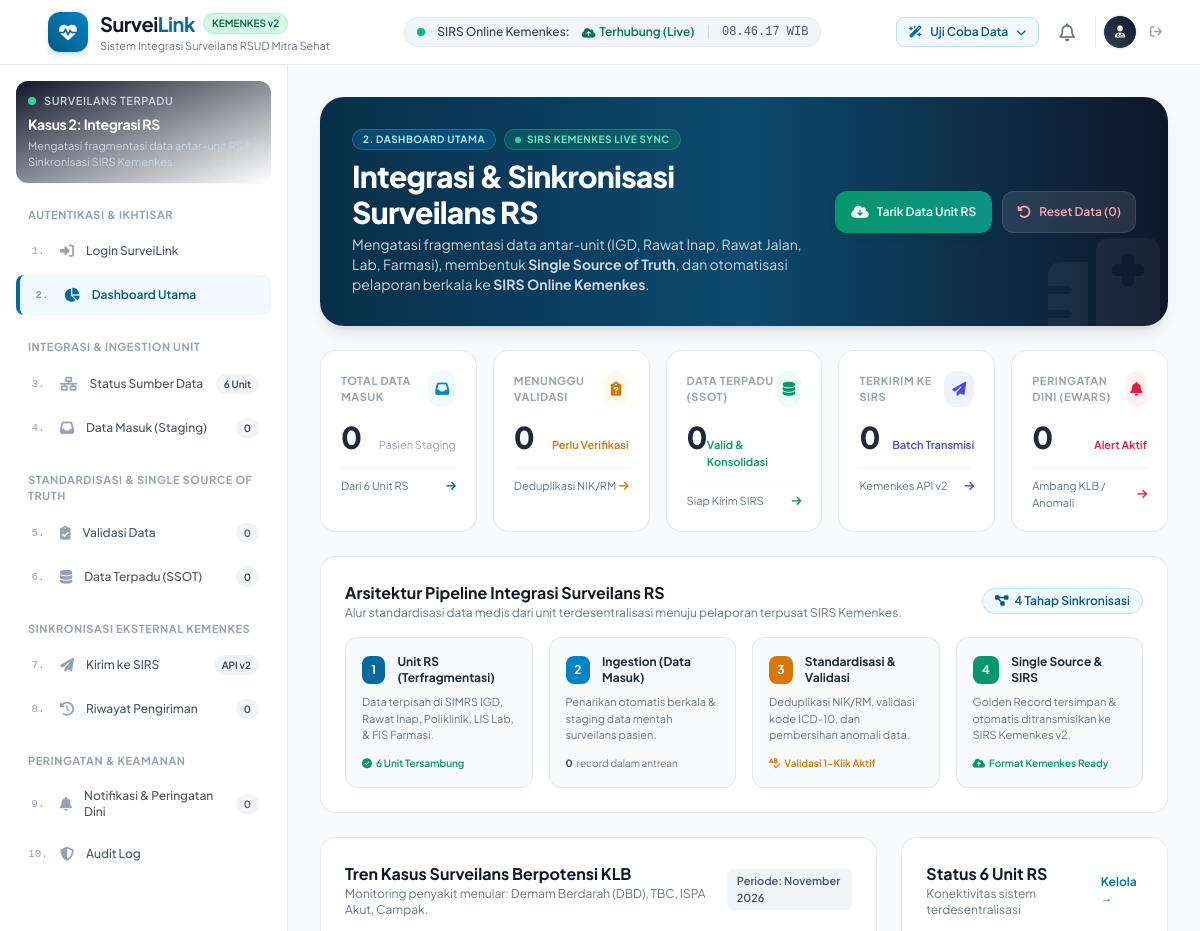
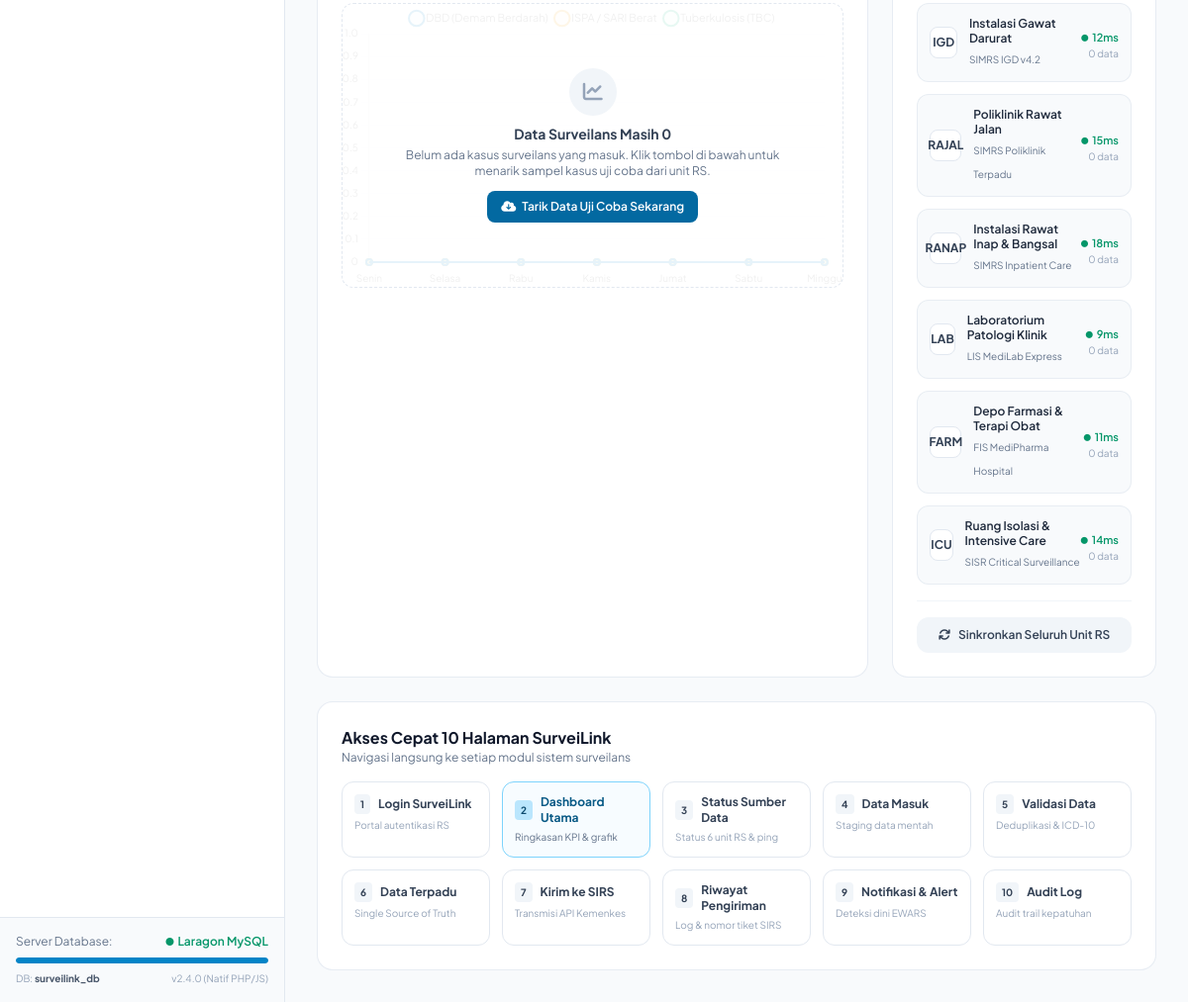
Page /dashboard.php on the committed database (2 pictures, top to bottom).
### tables this page shows
CREATE TABLE `sumber_data_unit` (
    `id` INT AUTO_INCREMENT PRIMARY KEY,
    `kode_unit` VARCHAR(20) NOT NULL UNIQUE,
    `nama_unit` VARCHAR(100) NOT NULL,
    `tipe_sistem` VARCHAR(50) NOT NULL,
    `lokasi_server` VARCHAR(100) NOT NULL,
    `endpoint_url` VARCHAR(255) NOT NULL,
    `status_koneksi` ENUM('Connected', 'Disconnected', 'Warning', 'Syncing') NOT NULL DEFAULT 'Connected',
    `latency_ms` INT NOT NULL DEFAULT 14,
    `terakhir_sinkron` DATETIME NULL,
    `total_data_masuk` INT NOT NULL DEFAULT 0,
    `total_anomali` INT NOT NULL DEFAULT 0,
    `created_at` TIMESTAMP DEFAULT CURRENT_TIMESTAMP
);

### dashboard.php (the view, shortened to what the rows shown need)
<?php
require_once __DIR__ . '/includes/header.php';
$units = $pdo->query("SELECT * FROM sumber_data_unit ORDER BY id ASC")->fetchAll();
?>
<div class="flex-1 flex overflow-hidden">
    <main class="flex-1 overflow-y-auto custom-scrollbar p-4 sm:p-6 lg:p-8 space-y-6">
        <div class="rounded-3xl bg-gradient-to-r from-brand-900 via-brand-800 to-slate-900 text-white p-6 sm:p-8 relative overflow-hidden shadow-lg">
            <div class="relative z-10 flex flex-col md:flex-row md:items-center justify-between gap-6">
                <div>
                    <h1 class="text-2xl sm:text-3xl font-extrabold tracking-tight">
                        Integrasi & Sinkronisasi Surveilans RS
                    </h1>
                </div>
            </div>
        </div>
        <div class="p-6 rounded-2xl bg-white border border-slate-200/80 shadow-xs">
            <div class="flex items-center justify-between mb-4">
                <div>
                    <h2 class="text-base font-bold text-slate-900">Arsitektur Pipeline Integrasi Surveilans RS</h2>
                </div>
            </div>
        </div>
        <div class="grid grid-cols-1 lg:grid-cols-12 gap-6">
            <div class="lg:col-span-8 p-6 rounded-2xl bg-white border border-slate-200/80 shadow-xs">
                <div class="flex flex-col sm:flex-row sm:items-center justify-between gap-4 mb-4">
                    <div>
                        <h2 class="text-base font-bold text-slate-900">Tren Kasus Surveilans Berpotensi KLB</h2>
                    </div>
                </div>
            </div>
            <div class="lg:col-span-4 p-6 rounded-2xl bg-white border border-slate-200/80 shadow-xs flex flex-col justify-between">
                <div>
                    <div class="flex items-center justify-between mb-4">
                        <div>
                            <h2 class="text-base font-bold text-slate-900">Status 6 Unit RS</h2>
                        </div>
                    </div>
                    <div class="space-y-3">
                        <?php foreach ($units as $u): ?>
                            <div class="p-3 rounded-xl bg-slate-50 border border-slate-200/70 flex items-center justify-between hover:bg-slate-100/70 transition">
                                <div class="flex items-center gap-3">
                                    <div class="w-8 h-8 rounded-lg bg-white border border-slate-200 flex items-center justify-center text-xs font-bold text-slate-700">
                                        <?= htmlspecialchars($u['kode_unit']) ?>
                                    </div>
                                    <div>
                                        <p class="text-xs font-semibold text-slate-800 leading-tight"><?= htmlspecialchars($u['nama_unit']) ?></p>
                                        <span class="text-[10px] text-slate-500"><?= htmlspecialchars($u['tipe_sistem']) ?></span>
                                    </div>
                                </div>
                                <div class="text-right">
                                    <span class="inline-flex items-center gap-1 text-[11px] font-semibold text-emerald-600">
                                        <i class="fa-solid fa-circle text-[7px]"></i> <?= $u['latency_ms'] ?>ms
                                    </span>
                                    <p class="text-[10px] text-slate-400"><?= $u['total_data_masuk'] ?> data</p>
                                </div>
                            </div>
                        <?php endforeach; ?>
                    </div>
                </div>
            </div>
        </div>
        <div class="p-6 rounded-2xl bg-white border border-slate-200/80 shadow-xs">
            <div class="flex items-center justify-between mb-4">
                <div>
                    <h2 class="text-base font-bold text-slate-900">Akses Cepat 10 Halaman SurveiLink</h2>
                </div>
            </div>
        </div>
    </main>
</div>
<?php require_once __DIR__ . '/includes/footer.php'; ?>

### rows in the picture
sumber_data_unit: kode_unit "IGD", nama_unit "Instalasi Gawat Darurat", tipe_sistem "SIMRS IGD v4.2", latency_ms "12", total_data_masuk "0"
sumber_data_unit: kode_unit "RAJAL", nama_unit "Poliklinik Rawat Jalan", tipe_sistem "SIMRS Poliklinik Terpadu", latency_ms "15", total_data_masuk "0"
sumber_data_unit: kode_unit "RANAP", nama_unit "Instalasi Rawat Inap & Bangsal", tipe_sistem "SIMRS Inpatient Care", latency_ms "18", total_data_masuk "0"
sumber_data_unit: kode_unit "LAB", nama_unit "Laboratorium Patologi Klinik", tipe_sistem "LIS MediLab Express", latency_ms "9", total_data_masuk "0"
sumber_data_unit: kode_unit "FARM", nama_unit "Depo Farmasi & Terapi Obat", tipe_sistem "FIS MediPharma Hospital", latency_ms "11", total_data_masuk "0"
sumber_data_unit: kode_unit "ICU", nama_unit "Ruang Isolasi & Intensive Care", tipe_sistem "SISR Critical Surveillance", latency_ms "14", total_data_masuk "0"

### other values in the picture
$group['category'] "AUTENTIKASI & IKHTISAR"
$item['number'] "1"
$item['title'] "Login SurveiLink"
$item['number'] "2"
$item['title'] "Dashboard Utama"
$group['category'] "INTEGRASI & INGESTION UNIT"
$item['number'] "3"
$item['title'] "Status Sumber Data"
$item['badge'] "6 Unit"
$item['number'] "4"
$item['title'] "Data Masuk (Staging)"
$item['badge'] "0"
$group['category'] "STANDARDISASI & SINGLE SOURCE OF TRUTH"
$item['number'] "5"
$item['title'] "Validasi Data"
